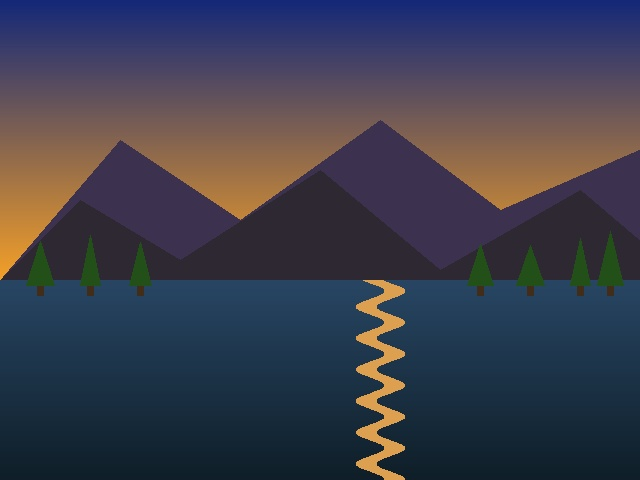
#> input picture images/landscape.jpg, 640 x 480 px, found by its file name
$ jupyter execute 02_geometric_transformations_and_drawing.ipynb
#> lines starting #> are read from the running program, lines starting #| are printed output that depends on the picture; after the words box and inside, x2 and y2 are one past the last pixel; in counts of white or black regions, pixels touching at a corner belong together
# Module 06: OpenCV for Computer Vision & Machine Learning
## Notebook 02: Geometric Transformations, Annotations, and Image Augmentation

Geometric transformations modify the spatial relationships between pixels. They are fundamental in computer vision for coordinate normalization, visual alignment, document deskewing, and constructing training data augmentation pipelines for machine learning models.

---

### Learning Objectives
By the end of this notebook, you will be able to:
1. Render visual annotations and primitives: lines, bounding boxes, circles, and anti-aliased text.
2. Scale images using `cv2.resize()` and select the optimal **interpolation algorithm** (`INTER_NEAREST`, `INTER_LINEAR`, `INTER_CUBIC`, `INTER_AREA`).
3. Apply affine transformations: translation, flipping, and rotation around an arbitrary center with `cv2.getRotationMatrix2D()` and `cv2.warpAffine()`.
4. **Advanced:** Rectify warped perspectives using **4-Point Perspective Transformations (Homography)** with `cv2.getPerspectiveTransform()` and `cv2.warpPerspective()`.
5. **Advanced:** Construct a production-grade **Computer Vision Data Augmentation Pipeline** from scratch with synchronized bounding box transforms.

[cell 1]
import os
import cv2
import numpy as np
import matplotlib.pyplot as plt

img_dir = "images" if os.path.exists("images") else "../images"
print(f"OpenCV Version: {cv2.__version__}")

### 1. Drawing Primitives & Visual Annotations
Visual inspection and model debugging require overlaying bounding boxes, landmark points, and classification confidences:
- `cv2.line(img, pt1, pt2, color, thickness)`
- `cv2.rectangle(img, pt1, pt2, color, thickness)`: `thickness=-1` fills the rectangle.
- `cv2.circle(img, center, radius, color, thickness)`
- `cv2.putText(img, text, org, fontFace, fontScale, color, thickness, lineType=cv2.LINE_AA)`: `LINE_AA` enables anti-aliasing.

[cell 2]
# Create blank canvas
annotated = np.full((360, 520, 3), 245, dtype=np.uint8)

# 1. Bounding box overlay (Green: BGR 40, 200, 40)
cv2.rectangle(annotated, (60, 60), (220, 220), (40, 200, 40), 3)

# 2. Keypoint center marker
cv2.circle(annotated, (140, 140), 8, (220, 40, 40), -1) # Red center
cv2.circle(annotated, (140, 140), 25, (220, 40, 40), 2) # Outer ring

# 3. Directed arrow line
cv2.arrowedLine(annotated, (250, 80), (440, 80), (200, 100, 20), 3, tipLength=0.2)

# 4. Text labels with background banner
cv2.rectangle(annotated, (60, 30), (220, 60), (40, 200, 40), -1)
cv2.putText(annotated, "PERSON: 0.98", (68, 52), cv2.FONT_HERSHEY_SIMPLEX, 0.6, (255, 255, 255), 2, cv2.LINE_AA)

cv2.putText(annotated, "Optical Flow Vector", (260, 65), cv2.FONT_HERSHEY_SIMPLEX, 0.5, (40, 40, 40), 1, cv2.LINE_AA)

# 5. Polygon points
poly_pts = np.array([[300, 260], [450, 180], [480, 320], [340, 340]], np.int32)
cv2.polylines(annotated, [poly_pts], isClosed=True, color=(160, 40, 180), thickness=2)
cv2.putText(annotated, "Segmentation Polygon", (290, 165), cv2.FONT_HERSHEY_SIMPLEX, 0.5, (160, 40, 180), 1, cv2.LINE_AA)

plt.figure(figsize=(8, 5.5))
plt.imshow(cv2.cvtColor(annotated, cv2.COLOR_BGR2RGB))
plt.title("Visual Inspection Overlays with Anti-Aliased Annotations")
plt.axis("off")
plt.show()

### 2. Resizing & Interpolation Algorithms
Resizing modifies spatial resolution via `cv2.resize(src, dsize, fx=0, fy=0, interpolation)`.
Choosing the right interpolation method is critical for performance and visual fidelity:
- **`cv2.INTER_NEAREST`:** Nearest-neighbor. Extremely fast ($O(1)$), but produces blocky pixelation. **Mandatory for semantic segmentation masks** where class integers must not be blended!
- **`cv2.INTER_LINEAR`:** Bilinear interpolation ($2 \times 2$ neighborhood). OpenCV's default; excellent speed/quality balance.
- **`cv2.INTER_CUBIC`:** Bicubic interpolation ($4 \times 4$ neighborhood). Superior quality for upscaling images at slight computational cost.
- **`cv2.INTER_AREA`:** Pixel area resampling. Resamples pixel flux; **best practice for downscaling** because it eliminates moiré artifacts.

[cell 3]
landscape_bgr = cv2.imread(os.path.join(img_dir, "landscape.jpg"))
#> landscape_bgr is the input picture: shape (480, 640, 3); mean B, G, R 76.6, 61.6, 60
h_orig, w_orig = landscape_bgr.shape[:2]
#> h_orig = 480; w_orig = 640

# 1. Downscale by 4x using INTER_AREA vs INTER_NEAREST
down_area = cv2.resize(landscape_bgr, (w_orig // 4, h_orig // 4), interpolation=cv2.INTER_AREA)
down_near = cv2.resize(landscape_bgr, (w_orig // 4, h_orig // 4), interpolation=cv2.INTER_NEAREST)

# 2. Upscale back to original resolution using INTER_CUBIC vs INTER_NEAREST
up_cubic = cv2.resize(down_area, (w_orig, h_orig), interpolation=cv2.INTER_CUBIC)
up_near = cv2.resize(down_near, (w_orig, h_orig), interpolation=cv2.INTER_NEAREST)

# Inspect a zoomed patch around the sun/mountain edge
crop_slice = (slice(160, 260), slice(340, 440))
crop_orig = cv2.cvtColor(landscape_bgr[crop_slice], cv2.COLOR_BGR2RGB)
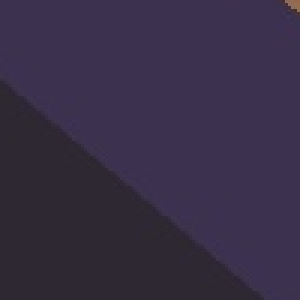
#> crop_orig: shape (100, 100, 3) (shown 3 times larger); mean R, G, B 55.5, 46.2, 69.5
crop_near = cv2.cvtColor(up_near[crop_slice], cv2.COLOR_BGR2RGB)
crop_cubic = cv2.cvtColor(up_cubic[crop_slice], cv2.COLOR_BGR2RGB)

fig, axes = plt.subplots(1, 3, figsize=(15, 5))
axes[0].imshow(crop_orig)
axes[0].set_title(f"Original High-Res Patch ({crop_orig.shape[0]}x{crop_orig.shape[1]})")
axes[0].axis("off")

axes[1].imshow(crop_near)
axes[1].set_title("Nearest Neighbor Upscaling\n(Notice severe pixelation/staircasing)")
axes[1].axis("off")

axes[2].imshow(crop_cubic)
axes[2].set_title("Bicubic Upscaling\n(Smooth, anti-aliased gradient transitions)")
axes[2].axis("off")

plt.tight_layout()
plt.show()

### 3. Affine Transformations: Translation, Rotation & Flipping
An Affine Transformation preserves points, straight lines, and parallelism:
$$\begin{bmatrix} x' \\ y' \end{bmatrix} = \begin{bmatrix} a_{00} & a_{01} \\ a_{10} & a_{11} \end{bmatrix} \begin{bmatrix} x \\ y \end{bmatrix} + \begin{bmatrix} t_x \\ t_y \end{bmatrix} = M \begin{bmatrix} x \\ y \\ 1 \end{bmatrix}$$
where $M$ is a $2 \times 3$ transformation matrix applied via `cv2.warpAffine()`.
- **Flipping:** `cv2.flip(img, flipCode)` (0 = vertical flip around x-axis, 1 = horizontal flip around y-axis, -1 = both axes).
- **Rotation around Center:** `cv2.getRotationMatrix2D(center, angle_deg, scale)` calculates the exact $2 \times 3$ affine matrix.

[cell 4]
h, w = landscape_bgr.shape[:2]
#> h = 480; w = 640

# 1. 2D Translation: Shift right by 60px, down by 40px
M_trans = np.float32([[1, 0, 60], [0, 1, 40]])
img_translated = cv2.warpAffine(landscape_bgr, M_trans, (w, h), borderMode=cv2.BORDER_REFLECT)
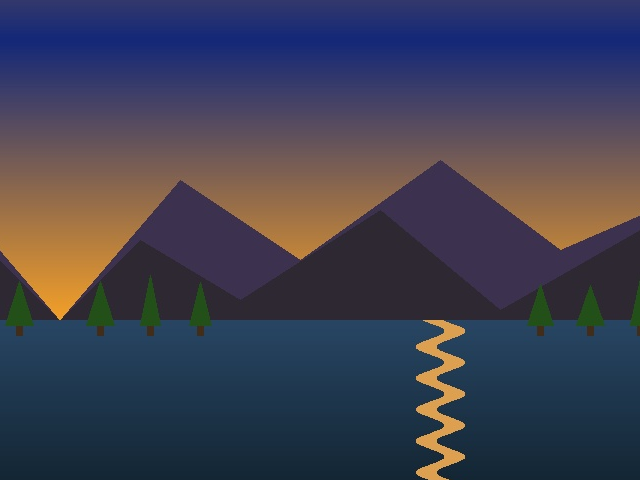
#> img_translated: shape (480, 640, 3); mean B, G, R 82.2, 63.7, 63.1

# 2. Arbitrary Rotation: 30 degrees counter-clockwise around image center with 0.85x scale
center = (w // 2, h // 2)
#> center = (320, 240)
M_rot = cv2.getRotationMatrix2D(center=center, angle=30, scale=0.85)
img_rotated = cv2.warpAffine(landscape_bgr, M_rot, (w, h), borderValue=(30, 30, 30))
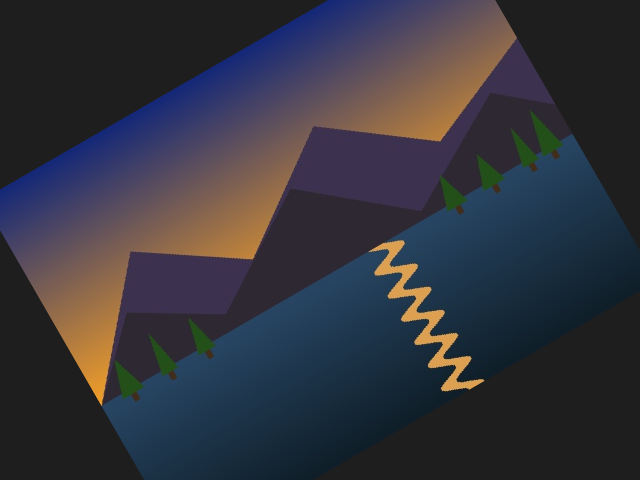
#> img_rotated: shape (480, 640, 3); mean B, G, R 61.6, 52.2, 51.6

# 3. Horizontal Flip
img_flipped = cv2.flip(landscape_bgr, 1)

fig, axes = plt.subplots(1, 3, figsize=(16, 5))
axes[0].imshow(cv2.cvtColor(img_translated, cv2.COLOR_BGR2RGB))
axes[0].set_title("Translation (+60x, +40y) with BORDER_REFLECT")
axes[0].axis("off")

axes[1].imshow(cv2.cvtColor(img_rotated, cv2.COLOR_BGR2RGB))
axes[1].set_title("Rotation (+30 deg, 0.85x scale)")
axes[1].axis("off")

axes[2].imshow(cv2.cvtColor(img_flipped, cv2.COLOR_BGR2RGB))
axes[2].set_title("Horizontal Flip (cv2.flip code=1)")
axes[2].axis("off")

plt.tight_layout()
plt.show()

### 4. Complex Application 1: 4-Point Perspective Transformation (Homography)
Unlike affine transformations (which preserve parallelism and require 3 points), a **Perspective Transformation (Homography)** models the projection of a planar surface from a 3D camera viewpoint onto a 2D plane:
$$\begin{bmatrix} x' \\ y' \\ 1 \end{bmatrix} \sim H \begin{bmatrix} x \\ y \\ 1 \end{bmatrix} = \begin{bmatrix} h_{00} & h_{01} & h_{02} \\ h_{10} & h_{11} & h_{12} \\ h_{20} & h_{21} & h_{22} \end{bmatrix} \begin{bmatrix} x \\ y \\ 1 \end{bmatrix}$$
- Requires **4 pairs of corresponding points**.
- `cv2.getPerspectiveTransform(src_pts, dst_pts)` calculates the $3 \times 3$ matrix $H$.
- `cv2.warpPerspective(img, H, (target_w, target_h))` applies the warp.
- *Use Case:* Document scanner apps that rectify photos taken at tilted angles into straight, top-down rectangular pages.

[cell 5]
doc_bgr = cv2.imread(os.path.join(img_dir, "document.png"))
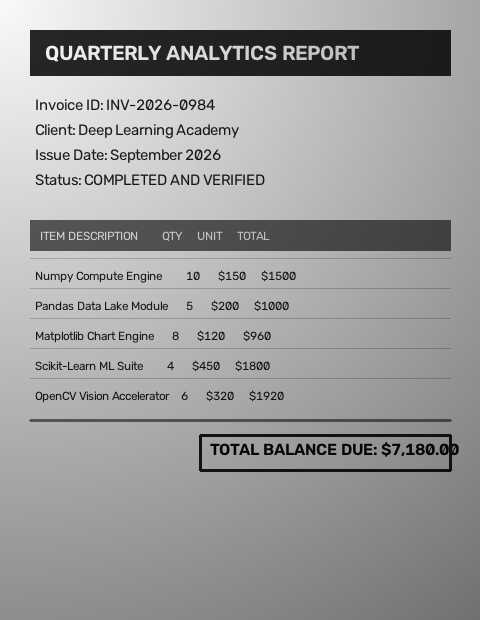
#> input picture images/document.png, 480 x 620 px, found by its file name
#> doc_bgr is the input picture: shape (620, 480, 3); min 5, max 250, mean 155.4
h_doc, w_doc = doc_bgr.shape[:2]
#> h_doc = 620; w_doc = 480

# Simulate a tilted camera viewpoint by introducing non-parallel perspective distortion
# Define 4 source corners of the document in the distorted view
src_corners = np.float32([
    [40, 80],      # Top-left
    [w_doc - 60, 30],  # Top-right
    [w_doc - 20, h_doc - 50], # Bottom-right
    [20, h_doc - 100]  # Bottom-left
])

# Define target rectangular canvas dimensions (400x550)
target_w, target_h = 400, 550
dst_corners = np.float32([
    [0, 0],
    [target_w - 1, 0],
    [target_w - 1, target_h - 1],
    [0, target_h - 1]
])

# Compute the 3x3 Homography matrix
H = cv2.getPerspectiveTransform(src_corners, dst_corners)

# Apply perspective warp
warped_doc = cv2.warpPerspective(doc_bgr, H, (target_w, target_h))
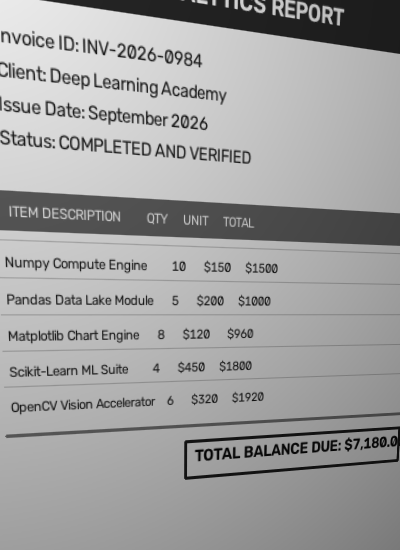
#> warped_doc: shape (550, 400, 3); min 5, max 234, mean 159.9

# Draw source quadrilateral for visual inspection
preview_src = doc_bgr.copy()
cv2.polylines(preview_src, [src_corners.astype(np.int32)], isClosed=True, color=(0, 0, 255), thickness=3)
#> preview_src: shape (620, 480, 3); 3.01% of pixels changed, all inside (x1, y1, x2, y2) = (18, 28, 463, 573)
for pt in src_corners:
    cv2.circle(preview_src, tuple(pt.astype(np.int32)), 8, (255, 0, 0), -1)
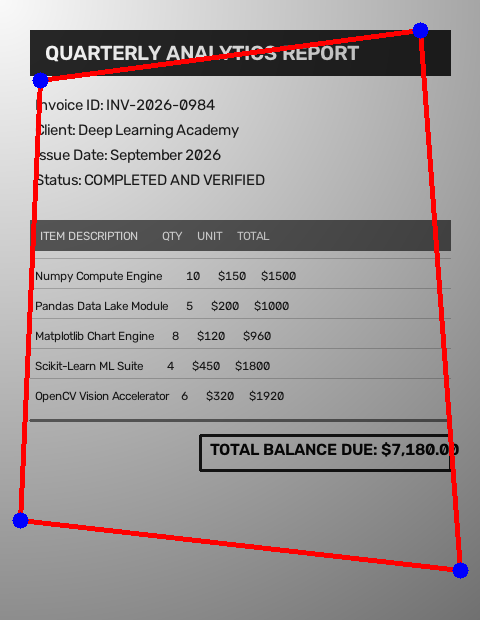
#> preview_src: shape (620, 480, 3); mean B, G, R 151.8, 151.2, 158.6

fig, axes = plt.subplots(1, 2, figsize=(14, 7))
axes[0].imshow(cv2.cvtColor(preview_src, cv2.COLOR_BGR2RGB))
axes[0].set_title("Input Scene with 4 Perspective Quadrilateral Points")
axes[0].axis("off")

axes[1].imshow(cv2.cvtColor(warped_doc, cv2.COLOR_BGR2RGB))
axes[1].set_title(f"Perspective Rectified Scan ({target_w}x{target_h})")
axes[1].axis("off")

plt.tight_layout()
plt.show()

### 5. Complex Application 2: Computer Vision Data Augmentation Pipeline
In machine learning (e.g. YOLO, Faster-RCNN, Vision Transformers), image augmentation prevents overfitting. However, **bounding boxes must be geometrically transformed simultaneously with the image**.
Below, we build a modular `VisionAugmenter` class supporting:
1. Random horizontal flip (with box coordinate flipping).
2. Random affine rotation & scaling around center.
3. Box coordinates transformed via matrix multiplication: $[x', y', 1]^T = M [x, y, 1]^T$.

[cell 6]
class VisionAugmenter:
    # Production-grade image and bounding-box augmentation engine.
    # Supports simultaneous transformation of visual imagery and ground-truth bounding boxes.
    def __init__(self, rotation_range=(-20, 20), scale_range=(0.85, 1.15), flip_prob=0.5):
        self.rot_min, self.rot_max = rotation_range
        self.s_min, self.s_max = scale_range
        self.flip_prob = flip_prob

    def transform_boxes(self, boxes, M):
        # Transforms bounding boxes [x1, y1, x2, y2] using affine matrix M (2x3).
        transformed_boxes = []
        for box in boxes:
            x1, y1, x2, y2 = box
            # 4 box corner points
            corners = np.array([
                [x1, y1, 1],
                [x2, y1, 1],
                [x2, y2, 1],
                [x1, y2, 1]
            ]).T # (3, 4)

            # Map through affine matrix
            new_corners = np.dot(M, corners).T # (4, 2)

            # Compute new axis-aligned bounding box enclosing the rotated points
            new_x1 = np.min(new_corners[:, 0])
            new_y1 = np.min(new_corners[:, 1])
            new_x2 = np.max(new_corners[:, 0])
            new_y2 = np.max(new_corners[:, 1])
            transformed_boxes.append([new_x1, new_y1, new_x2, new_y2])
        return transformed_boxes

    def augment(self, image, boxes):
        h, w = image.shape[:2]
        img_out = image.copy()
        boxes_out = [b[:] for b in boxes]

        # 1. Random Horizontal Flip
        if np.random.rand() < self.flip_prob:
            img_out = cv2.flip(img_out, 1)
            boxes_out = [[w - b[2], b[1], w - b[0], b[3]] for b in boxes_out]

        # 2. Random Affine Rotation & Scaling
        angle = np.random.uniform(self.rot_min, self.rot_max)
        scale = np.random.uniform(self.s_min, self.s_max)
        center = (w / 2.0, h / 2.0)
        M = cv2.getRotationMatrix2D(center, angle, scale)

        img_out = cv2.warpAffine(img_out, M, (w, h), borderMode=cv2.BORDER_REFLECT)
        boxes_out = self.transform_boxes(boxes_out, M)

        return img_out, boxes_out

# Instantiate augmenter and test on a synthetic object
np.random.seed(42)
augmenter = VisionAugmenter(rotation_range=(-25, 25), scale_range=(0.85, 1.15), flip_prob=1.0)

# Ground truth object: Sun disc in landscape.jpg
test_img = landscape_bgr.copy()
gt_boxes = [[350, 160, 430, 240]] # [x1, y1, x2, y2]

# Run augmentation 3 times
fig, axes = plt.subplots(1, 4, figsize=(18, 4.5))

# Original
preview_orig = test_img.copy()
cv2.rectangle(preview_orig, (gt_boxes[0][0], gt_boxes[0][1]), (gt_boxes[0][2], gt_boxes[0][3]), (0, 255, 0), 3)
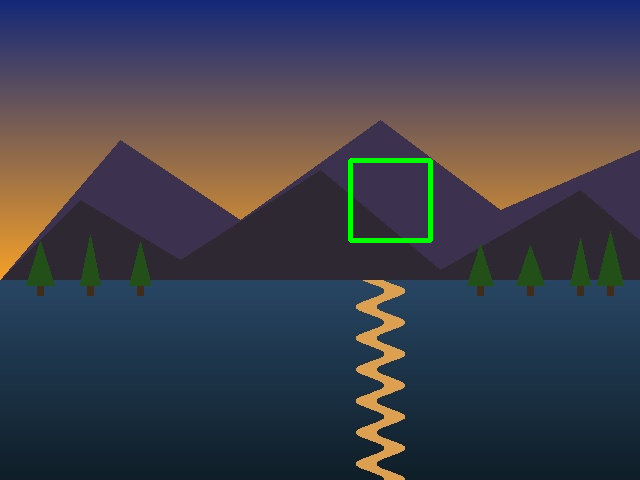
#> preview_orig: shape (480, 640, 3); 0.52% of pixels changed, all inside (x1, y1, x2, y2) = (348, 158, 433, 243)
axes[0].imshow(cv2.cvtColor(preview_orig, cv2.COLOR_BGR2RGB))
axes[0].set_title("Original + Ground Truth Box")
axes[0].axis("off")

for i in range(3):
    aug_img, aug_boxes = augmenter.augment(test_img, gt_boxes)
    # Overlay transformed bounding box
    for bx in aug_boxes:
        cv2.rectangle(aug_img, (int(bx[0]), int(bx[1])), (int(bx[2]), int(bx[3])), (255, 120, 0), 3)
    axes[i + 1].imshow(cv2.cvtColor(aug_img, cv2.COLOR_BGR2RGB))
    axes[i + 1].set_title(f"Augmentation Sample #{i + 1}")
    axes[i + 1].axis("off")
#> this loop made 3 passes
#> (M in augment, aug_boxes) on passes 1 to 3: ([[0.988, 0.41, -94.52], [-0.41, 0.988, 134.1]], [[178.5, 173.3, 290.4, 285.1]]), ([[0.857, -0.265, 109.5], [0.265, 0.857, -50.46]], [[225.8, 142.3, 315.5, 232]]), ([[0.978, 0.324, -70.7], [-0.324, 0.978, 108.8]], [[186.5, 171.5, 290.7, 275.6]])
#> pass 1, in augment, `img_out = cv2.warpAffine(img_out, M, (w, h), borderMode=cv2.BORDER_REF..`:
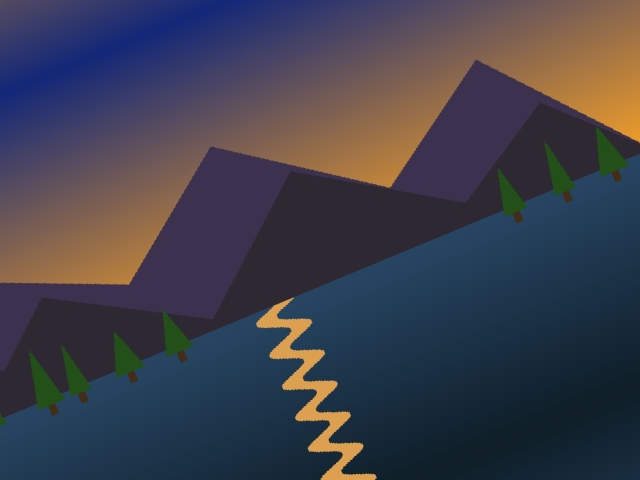
#> img_out: shape (480, 640, 3); mean B, G, R 76, 63.1, 62.7
#> pass 2, in augment (call 2), `img_out = cv2.warpAffine(img_out, M, (w, h), borderMode=cv2.BORDER_REF..`:
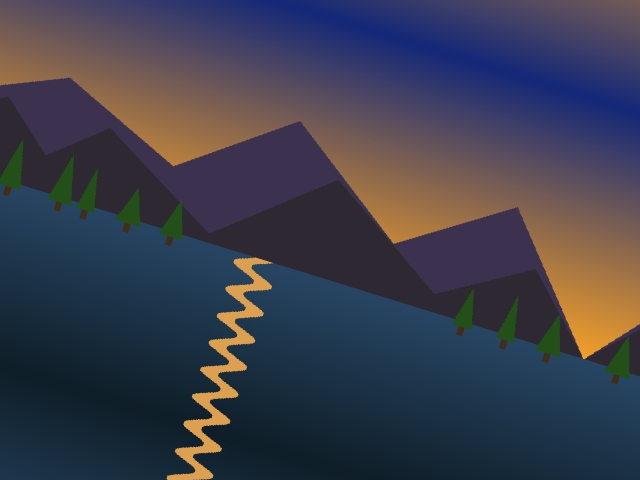
#> img_out: shape (480, 640, 3); mean B, G, R 76.8, 61.7, 59.9

plt.tight_layout()
plt.show()
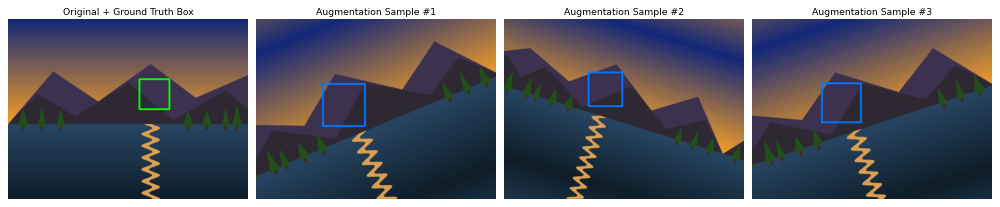
#> figure drawn by matplotlib, 4 panels
